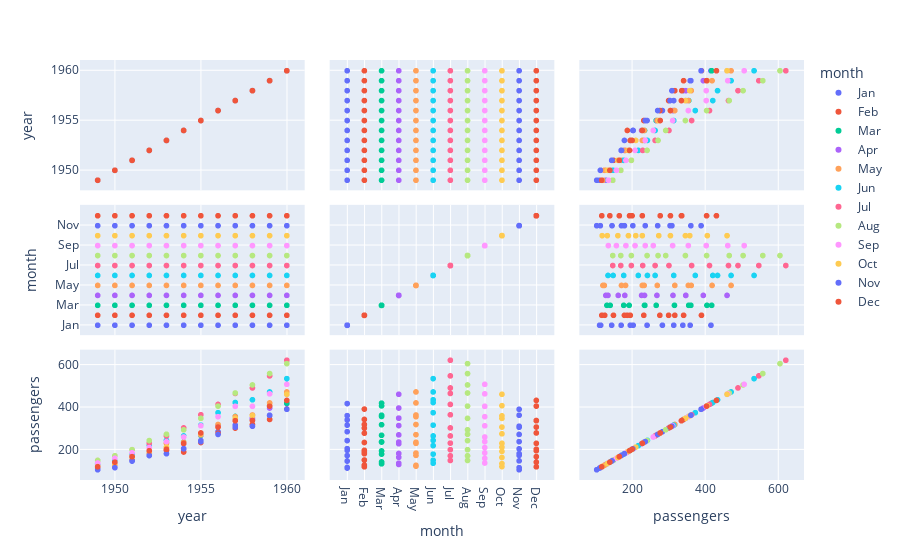

The code cell stored with this chart in its notebook:
### Code cell
flights =sns.load_dataset('flights')
fig = px.scatter_matrix(flights, color='month')
fig

### Figure 1 — Plotly figure (JSON) as saved in the notebook; plotly's stock layout.template omitted (floating-point values rounded to 4 significant figures)
{"data": [{"dimensions": [{"axis": {"matches": true}, "label": "year", "values": [1949, 1950, 1951, 1952, 1953, 1954, 1955, 1956, 1957, 1958, 1959, 1960]}, {"axis": {"matches": true}, "label": "month", "values": ["Jan", "Jan", "Jan", "Jan", "Jan", "Jan", "Jan", "Jan", "Jan", "Jan", "Jan", "Jan"]}, {"axis": {"matches": true}, "label": "passengers", "values": [112, 115, 145, 171, 196, 204, 242, 284, 315, 340, 360, 417]}], "hovertemplate": "month=Jan<br>%{xaxis.title.text}=%{x}<br>%{yaxis.title.text}=%{y}<extra></extra>", "legendgroup": "Jan", "marker": {"color": "#636efa", "symbol": "circle"}, "name": "Jan", "showlegend": true, "type": "splom"}, {"dimensions": [{"axis": {"matches": true}, "label": "year", "values": [1949, 1950, 1951, 1952, 1953, 1954, 1955, 1956, 1957, 1958, 1959, 1960]}, {"axis": {"matches": true}, "label": "month", "values": ["Feb", "Feb", "Feb", "Feb", "Feb", "Feb", "Feb", "Feb", "Feb", "Feb", "Feb", "Feb"]}, {"axis": {"matches": true}, "label": "passengers", "values": [118, 126, 150, 180, 196, 188, 233, 277, 301, 318, 342, 391]}], "hovertemplate": "month=Feb<br>%{xaxis.title.text}=%{x}<br>%{yaxis.title.text}=%{y}<extra></extra>", "legendgroup": "Feb", "marker": {"color": "#EF553B", "symbol": "circle"}, "name": "Feb", "showlegend": true, "type": "splom"}, {"dimensions": [{"axis": {"matches": true}, "label": "year", "values": [1949, 1950, 1951, 1952, 1953, 1954, 1955, 1956, 1957, 1958, 1959, 1960]}, {"axis": {"matches": true}, "label": "month", "values": ["Mar", "Mar", "Mar", "Mar", "Mar", "Mar", "Mar", "Mar", "Mar", "Mar", "Mar", "Mar"]}, {"axis": {"matches": true}, "label": "passengers", "values": [132, 141, 178, 193, 236, 235, 267, 317, 356, 362, 406, 419]}], "hovertemplate": "month=Mar<br>%{xaxis.title.text}=%{x}<br>%{yaxis.title.text}=%{y}<extra></extra>", "legendgroup": "Mar", "marker": {"color": "#00cc96", "symbol": "circle"}, "name": "Mar", "showlegend": true, "type": "splom"}, {"dimensions": [{"axis": {"matches": true}, "label": "year", "values": [1949, 1950, 1951, 1952, 1953, 1954, 1955, 1956, 1957, 1958, 1959, 1960]}, {"axis": {"matches": true}, "label": "month", "values": ["Apr", "Apr", "Apr", "Apr", "Apr", "Apr", "Apr", "Apr", "Apr", "Apr", "Apr", "Apr"]}, {"axis": {"matches": true}, "label": "passengers", "values": [129, 135, 163, 181, 235, 227, 269, 313, 348, 348, 396, 461]}], "hovertemplate": "month=Apr<br>%{xaxis.title.text}=%{x}<br>%{yaxis.title.text}=%{y}<extra></extra>", "legendgroup": "Apr", "marker": {"color": "#ab63fa", "symbol": "circle"}, "name": "Apr", "showlegend": true, "type": "splom"}, {"dimensions": [{"axis": {"matches": true}, "label": "year", "values": [1949, 1950, 1951, 1952, 1953, 1954, 1955, 1956, 1957, 1958, 1959, 1960]}, {"axis": {"matches": true}, "label": "month", "values": ["May", "May", "May", "May", "May", "May", "May", "May", "May", "May", "May", "May"]}, {"axis": {"matches": true}, "label": "passengers", "values": [121, 125, 172, 183, 229, 234, 270, 318, 355, 363, 420, 472]}], "hovertemplate": "month=May<br>%{xaxis.title.text}=%{x}<br>%{yaxis.title.text}=%{y}<extra></extra>", "legendgroup": "May", "marker": {"color": "#FFA15A", "symbol": "circle"}, "name": "May", "showlegend": true, "type": "splom"}, {"dimensions": [{"axis": {"matches": true}, "label": "year", "values": [1949, 1950, 1951, 1952, 1953, 1954, 1955, 1956, 1957, 1958, 1959, 1960]}, {"axis": {"matches": true}, "label": "month", "values": ["Jun", "Jun", "Jun", "Jun", "Jun", "Jun", "Jun", "Jun", "Jun", "Jun", "Jun", "Jun"]}, {"axis": {"matches": true}, "label": "passengers", "values": [135, 149, 178, 218, 243, 264, 315, 374, 422, 435, 472, 535]}], "hovertemplate": "month=Jun<br>%{xaxis.title.text}=%{x}<br>%{yaxis.title.text}=%{y}<extra></extra>", "legendgroup": "Jun", "marker": {"color": "#19d3f3", "symbol": "circle"}, "name": "Jun", "showlegend": true, "type": "splom"}, {"dimensions": [{"axis": {"matches": true}, "label": "year", "values": [1949, 1950, 1951, 1952, 1953, 1954, 1955, 1956, 1957, 1958, 1959, 1960]}, {"axis": {"matches": true}, "label": "month", "values": ["Jul", "Jul", "Jul", "Jul", "Jul", "Jul", "Jul", "Jul", "Jul", "Jul", "Jul", "Jul"]}, {"axis": {"matches": true}, "label": "passengers", "values": [148, 170, 199, 230, 264, 302, 364, 413, 465, 491, 548, 622]}], "hovertemplate": "month=Jul<br>%{xaxis.title.text}=%{x}<br>%{yaxis.title.text}=%{y}<extra></extra>", "legendgroup": "Jul", "marker": {"color": "#FF6692", "symbol": "circle"}, "name": "Jul", "showlegend": true, "type": "splom"}, {"dimensions": [{"axis": {"matches": true}, "label": "year", "values": [1949, 1950, 1951, 1952, 1953, 1954, 1955, 1956, 1957, 1958, 1959, 1960]}, {"axis": {"matches": true}, "label": "month", "values": ["Aug", "Aug", "Aug", "Aug", "Aug", "Aug", "Aug", "Aug", "Aug", "Aug", "Aug", "Aug"]}, {"axis": {"matches": true}, "label": "passengers", "values": [148, 170, 199, 242, 272, 293, 347, 405, 467, 505, 559, 606]}], "hovertemplate": "month=Aug<br>%{xaxis.title.text}=%{x}<br>%{yaxis.title.text}=%{y}<extra></extra>", "legendgroup": "Aug", "marker": {"color": "#B6E880", "symbol": "circle"}, "name": "Aug", "showlegend": true, "type": "splom"}, {"dimensions": [{"axis": {"matches": true}, "label": "year", "values": [1949, 1950, 1951, 1952, 1953, 1954, 1955, 1956, 1957, 1958, 1959, 1960]}, {"axis": {"matches": true}, "label": "month", "values": ["Sep", "Sep", "Sep", "Sep", "Sep", "Sep", "Sep", "Sep", "Sep", "Sep", "Sep", "Sep"]}, {"axis": {"matches": true}, "label": "passengers", "values": [136, 158, 184, 209, 237, 259, 312, 355, 404, 404, 463, 508]}], "hovertemplate": "month=Sep<br>%{xaxis.title.text}=%{x}<br>%{yaxis.title.text}=%{y}<extra></extra>", "legendgroup": "Sep", "marker": {"color": "#FF97FF", "symbol": "circle"}, "name": "Sep", "showlegend": true, "type": "splom"}, {"dimensions": [{"axis": {"matches": true}, "label": "year", "values": [1949, 1950, 1951, 1952, 1953, 1954, 1955, 1956, 1957, 1958, 1959, 1960]}, {"axis": {"matches": true}, "label": "month", "values": ["Oct", "Oct", "Oct", "Oct", "Oct", "Oct", "Oct", "Oct", "Oct", "Oct", "Oct", "Oct"]}, {"axis": {"matches": true}, "label": "passengers", "values": [119, 133, 162, 191, 211, 229, 274, 306, 347, 359, 407, 461]}], "hovertemplate": "month=Oct<br>%{xaxis.title.text}=%{x}<br>%{yaxis.title.text}=%{y}<extra></extra>", "legendgroup": "Oct", "marker": {"color": "#FECB52", "symbol": "circle"}, "name": "Oct", "showlegend": true, "type": "splom"}, {"dimensions": [{"axis": {"matches": true}, "label": "year", "values": [1949, 1950, 1951, 1952, 1953, 1954, 1955, 1956, 1957, 1958, 1959, 1960]}, {"axis": {"matches": true}, "label": "month", "values": ["Nov", "Nov", "Nov", "Nov", "Nov", "Nov", "Nov", "Nov", "Nov", "Nov", "Nov", "Nov"]}, {"axis": {"matches": true}, "label": "passengers", "values": [104, 114, 146, 172, 180, 203, 237, 271, 305, 310, 362, 390]}], "hovertemplate": "month=Nov<br>%{xaxis.title.text}=%{x}<br>%{yaxis.title.text}=%{y}<extra></extra>", "legendgroup": "Nov", "marker": {"color": "#636efa", "symbol": "circle"}, "name": "Nov", "showlegend": true, "type": "splom"}, {"dimensions": [{"axis": {"matches": true}, "label": "year", "values": [1949, 1950, 1951, 1952, 1953, 1954, 1955, 1956, 1957, 1958, 1959, 1960]}, {"axis": {"matches": true}, "label": "month", "values": ["Dec", "Dec", "Dec", "Dec", "Dec", "Dec", "Dec", "Dec", "Dec", "Dec", "Dec", "Dec"]}, {"axis": {"matches": true}, "label": "passengers", "values": [118, 140, 166, 194, 201, 229, 278, 306, 336, 337, 405, 432]}], "hovertemplate": "month=Dec<br>%{xaxis.title.text}=%{x}<br>%{yaxis.title.text}=%{y}<extra></extra>", "legendgroup": "Dec", "marker": {"color": "#EF553B", "symbol": "circle"}, "name": "Dec", "showlegend": true, "type": "splom"}], "layout": {"dragmode": "select", "legend": {"title": {"text": "month"}, "tracegroupgap": 0}, "margin": {"t": 60}}}
